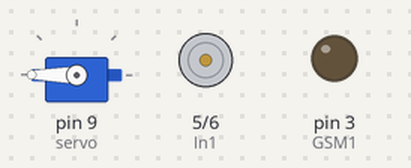
The sketch below on a simulated Arduino Uno, built with avr-gcc and run on an emulated ATmega328P. Shown: servo, motor-driver pin pairs drawn as motors (green arrow = first pin HIGH = forward, orange = second pin HIGH = backward, longer = more drive), output pins drawn as LEDs (lit = HIGH).

Above: at 0.1 s.
At 15.4 s:
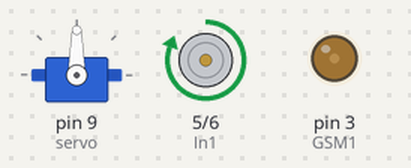
At 30.0 s:
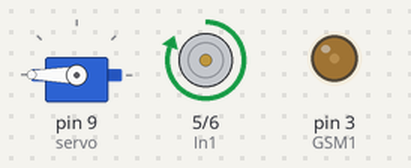
Timing chart, 0 to 37.4 s (numbered marks = the images above):
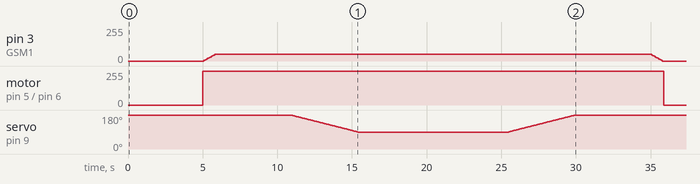

The sketch:

Twister.ino
```cpp
#include <Servo.h>
int GSM1 = 3;
int pause_time = 5000;
int ground_time = 5000;
int air_time = 10000;
int max_speed =50;
#define In1 5
#define In2 6
Servo servo;

int pos = 180;
int maxpos = 90;
void setup() {
  servo.attach(9);
  servo.write(pos);
  pinMode(In1, OUTPUT);
  pinMode(In2, OUTPUT);
  pinMode(GSM1, OUTPUT);
}

void loop() {
  delay(pause_time);
  startSpin();
  delay(ground_time);

  for (int i = pos; i >= maxpos; i -= 1) {
    servo.write(i);
    delay(50);
  }

  delay(air_time);
  for (int i = maxpos; i <= pos; i += 1) {
    servo.write(i);
    delay(50);
  }
  delay(ground_time);
  stopSpin();
}

void startSpin() {
  digitalWrite(In1, HIGH);
  digitalWrite(In2, LOW);
  for (int i = 0; i <= max_speed; i += 5) {
    analogWrite(GSM1, i);
    delay(80);
  }
}

void stopSpin() {
  for (int i = max_speed; i >= 0; i -= 5) {
    analogWrite(GSM1, i);
    delay(80);
  }
  digitalWrite(In1, LOW);
  digitalWrite(In2, LOW);
}
```

Measured:
- by itself, pin 3 (GSM1): rises from 0/255 to 50/255 in 0.72 s, then falls to 0/255 in 30.0 s
- by itself, motor on pin 5 (In1) / pin 6 (In2): stopped → forward 255/255 at 5.0 s, → stopped 30.9 s later
